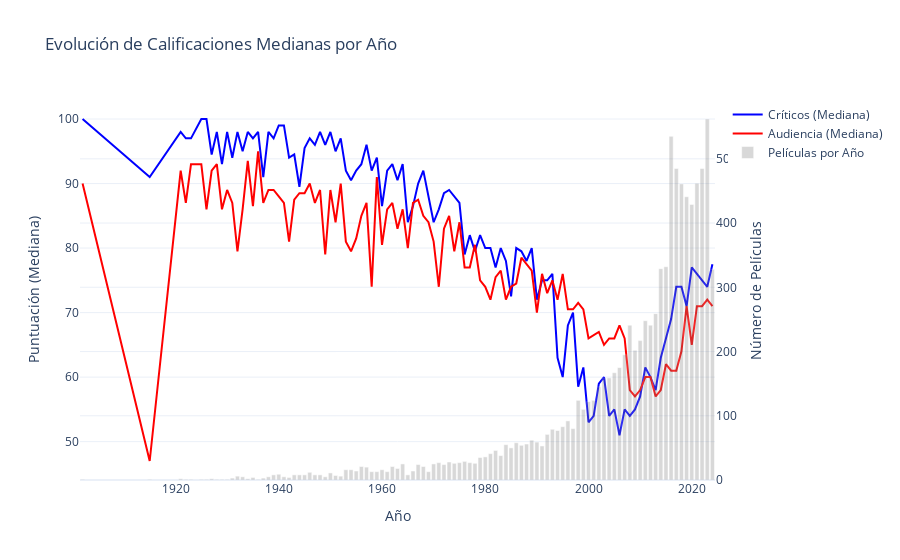

Notebook code cell kept with this figure:
### Code cell
import plotly.graph_objects as go
from IPython.display import display 

fig = go.Figure()
fig.add_trace(go.Scatter(
    x=yearly_scores['movieYear'],
    y=yearly_scores['median_critic_score'],
    name='Críticos (Mediana)',
    line=dict(color='blue')
))
fig.add_trace(go.Scatter(
    x=yearly_scores['movieYear'],
    y=yearly_scores['median_audience_score'],
    name='Audiencia (Mediana)',
    line=dict(color='red')
))

# Agregar películas por año como gráfico de barras en el eje y secundario
fig.add_trace(go.Bar(
    x=yearly_scores['movieYear'],
    y=yearly_scores['movies_per_year'],
    name='Películas por Año',
    yaxis='y2',
    opacity=0.3,
    marker_color='gray'
))

# Update layout with secondary y-axis
fig.update_layout(
    title='Evolución de Calificaciones Medianas por Año',
    xaxis_title='Año',
    yaxis_title='Puntuación (Mediana)',
    yaxis2=dict(
        title='Número de Películas',
        overlaying='y',
        side='right'
    ),
    template='plotly_white',
    hovermode='x unified'
)

fig.show()
